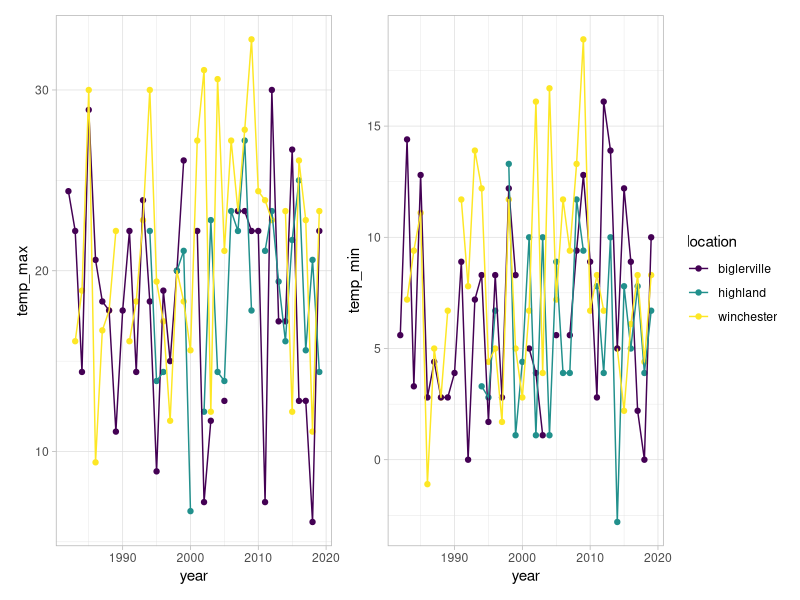
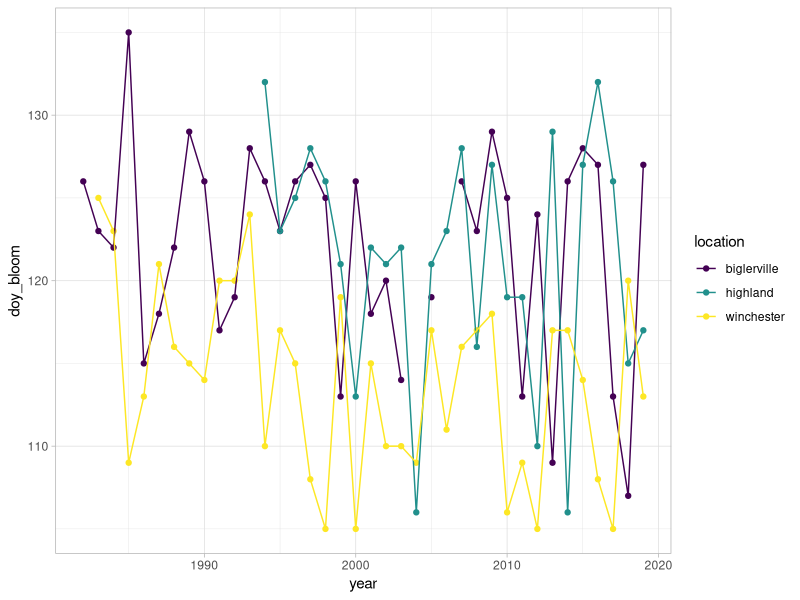

The R source for these figures, in order:
## ---- chunk 1
knitr::opts_chunk$set(echo = FALSE, results = "hide", warning = FALSE, message = FALSE, fig.width = 11)
knitr::opts_knit$set(root.dir = '../')

library(tidyverse)
library(viridis)
library(patchwork)
library(knitr)
## ---- chunk 2
temp_locations <- read_csv("Data/cleaned/all_locations_temp.csv")
bloom_temp <- read_csv("Data/cleaned/bloom_temps.csv")
gdd <- read_csv("Data/cleaned/apple_sum_gdds.csv")
## ---- chunk 3
temp_max <- ggplot(bloom_temp, aes(x = year, y = temp_max, color = location)) +
  geom_point() +
  geom_line() +
  theme_light() +
  scale_color_viridis_d()

temp_min <- ggplot(bloom_temp, aes(x = year, y = temp_min, color = location)) +
  geom_point() +
  geom_line() +
  theme_light() +
  scale_color_viridis_d()

temp_max + temp_min + plot_layout(guides = "collect")
## ---- chunk 4
ggplot(bloom_temp, aes(x = year, y = doy_bloom, color = location)) +
  geom_point() +
  geom_line() +
  theme_light() +
  scale_color_viridis_d()
## ---- chunk 5

